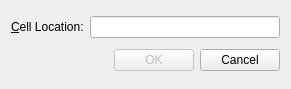
<?xml version="1.0" encoding="UTF-8"?>
<ui version="4.0">
 <class>GoToCellDialog</class>
 <widget class="QWidget" name="GoToCellDialog">
  <property name="geometry">
   <rect>
    <x>0</x>
    <y>0</y>
    <width>291</width>
    <height>89</height>
   </rect>
  </property>
  <property name="windowTitle">
   <string>Go to Cell</string>
  </property>
  <layout class="QVBoxLayout" name="verticalLayout">
   <item>
    <layout class="QHBoxLayout" name="horizontalLayout_2">
     <item>
      <widget class="QLabel" name="label">
       <property name="text">
        <string>&amp;Cell Location:</string>
       </property>
       <property name="buddy">
        <cstring>lineEdit</cstring>
       </property>
      </widget>
     </item>
     <item>
      <widget class="QLineEdit" name="lineEdit"/>
     </item>
    </layout>
   </item>
   <item>
    <layout class="QHBoxLayout" name="horizontalLayout">
     <item>
      <spacer name="horizontalSpacer">
       <property name="orientation">
        <enum>Qt::Horizontal</enum>
       </property>
       <property name="sizeHint" stdset="0">
        <size>
         <width>40</width>
         <height>20</height>
        </size>
       </property>
      </spacer>
     </item>
     <item>
      <widget class="QPushButton" name="okButton">
       <property name="enabled">
        <bool>false</bool>
       </property>
       <property name="text">
        <string>OK</string>
       </property>
       <property name="default">
        <bool>true</bool>
       </property>
      </widget>
     </item>
     <item>
      <widget class="QPushButton" name="cancelButton">
       <property name="text">
        <string>Cancel</string>
       </property>
      </widget>
     </item>
    </layout>
   </item>
  </layout>
 </widget>
 <tabstops>
  <tabstop>okButton</tabstop>
  <tabstop>lineEdit</tabstop>
  <tabstop>cancelButton</tabstop>
 </tabstops>
 <resources/>
 <connections/>
</ui>
